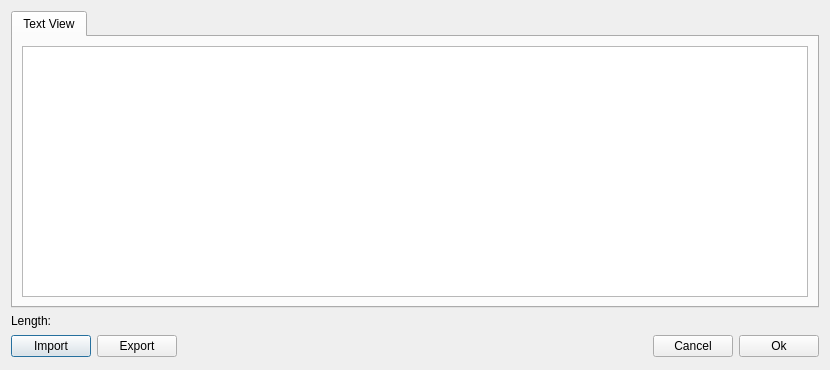
<?xml version="1.0" encoding="UTF-8"?>
<ui version="4.0">
 <class>EditBinaryValueDialog</class>
 <widget class="QDialog" name="EditBinaryValueDialog">
  <property name="geometry">
   <rect>
    <x>0</x>
    <y>0</y>
    <width>830</width>
    <height>370</height>
   </rect>
  </property>
  <property name="windowTitle">
   <string/>
  </property>
  <layout class="QGridLayout" name="gridLayout">
   <item row="4" column="0">
    <widget class="QPushButton" name="btnImport">
     <property name="text">
      <string>Import</string>
     </property>
    </widget>
   </item>
   <item row="4" column="4">
    <widget class="QPushButton" name="btnOk">
     <property name="text">
      <string>Ok</string>
     </property>
    </widget>
   </item>
   <item row="4" column="2">
    <spacer name="horizontalSpacer">
     <property name="orientation">
      <enum>Qt::Horizontal</enum>
     </property>
     <property name="sizeHint" stdset="0">
      <size>
       <width>275</width>
       <height>25</height>
      </size>
     </property>
    </spacer>
   </item>
   <item row="4" column="3">
    <widget class="QPushButton" name="btnCancel">
     <property name="text">
      <string>Cancel</string>
     </property>
    </widget>
   </item>
   <item row="4" column="1">
    <widget class="QPushButton" name="btnExport">
     <property name="text">
      <string>Export</string>
     </property>
    </widget>
   </item>
   <item row="2" column="0" colspan="5">
    <layout class="QHBoxLayout" name="horizontalLayout_2">
     <item>
      <widget class="QLabel" name="lblLength">
       <property name="sizePolicy">
        <sizepolicy hsizetype="Fixed" vsizetype="Preferred">
         <horstretch>0</horstretch>
         <verstretch>0</verstretch>
        </sizepolicy>
       </property>
       <property name="text">
        <string>Length:</string>
       </property>
      </widget>
     </item>
     <item>
      <widget class="QLabel" name="lblLengthValue">
       <property name="text">
        <string/>
       </property>
      </widget>
     </item>
    </layout>
   </item>
   <item row="0" column="0" colspan="5">
    <widget class="QTabWidget" name="tabWidget">
     <property name="currentIndex">
      <number>0</number>
     </property>
     <widget class="QWidget" name="tab">
      <attribute name="title">
       <string>Text View</string>
      </attribute>
      <layout class="QHBoxLayout" name="horizontalLayout">
       <item>
        <widget class="QPlainTextEdit" name="plainTextEdit">
         <property name="font">
          <font>
           <pointsize>9</pointsize>
          </font>
         </property>
        </widget>
       </item>
      </layout>
     </widget>
    </widget>
   </item>
  </layout>
 </widget>
 <tabstops>
  <tabstop>tabWidget</tabstop>
  <tabstop>btnOk</tabstop>
  <tabstop>btnCancel</tabstop>
 </tabstops>
 <resources/>
 <connections>
  <connection>
   <sender>btnOk</sender>
   <signal>clicked()</signal>
   <receiver>EditBinaryValueDialog</receiver>
   <slot>accept()</slot>
   <hints>
    <hint type="sourcelabel">
     <x>763</x>
     <y>354</y>
    </hint>
    <hint type="destinationlabel">
     <x>410</x>
     <y>189</y>
    </hint>
   </hints>
  </connection>
  <connection>
   <sender>btnCancel</sender>
   <signal>clicked()</signal>
   <receiver>EditBinaryValueDialog</receiver>
   <slot>reject()</slot>
   <hints>
    <hint type="sourcelabel">
     <x>663</x>
     <y>354</y>
    </hint>
    <hint type="destinationlabel">
     <x>410</x>
     <y>189</y>
    </hint>
   </hints>
  </connection>
  <connection>
   <sender>btnImport</sender>
   <signal>clicked()</signal>
   <receiver>EditBinaryValueDialog</receiver>
   <slot>slotImport()</slot>
   <hints>
    <hint type="sourcelabel">
     <x>57</x>
     <y>344</y>
    </hint>
    <hint type="destinationlabel">
     <x>414</x>
     <y>184</y>
    </hint>
   </hints>
  </connection>
  <connection>
   <sender>btnExport</sender>
   <signal>clicked()</signal>
   <receiver>EditBinaryValueDialog</receiver>
   <slot>slotExport()</slot>
   <hints>
    <hint type="sourcelabel">
     <x>157</x>
     <y>344</y>
    </hint>
    <hint type="destinationlabel">
     <x>414</x>
     <y>184</y>
    </hint>
   </hints>
  </connection>
 </connections>
 <slots>
  <slot>slotImport()</slot>
  <slot>slotExport()</slot>
 </slots>
</ui>
